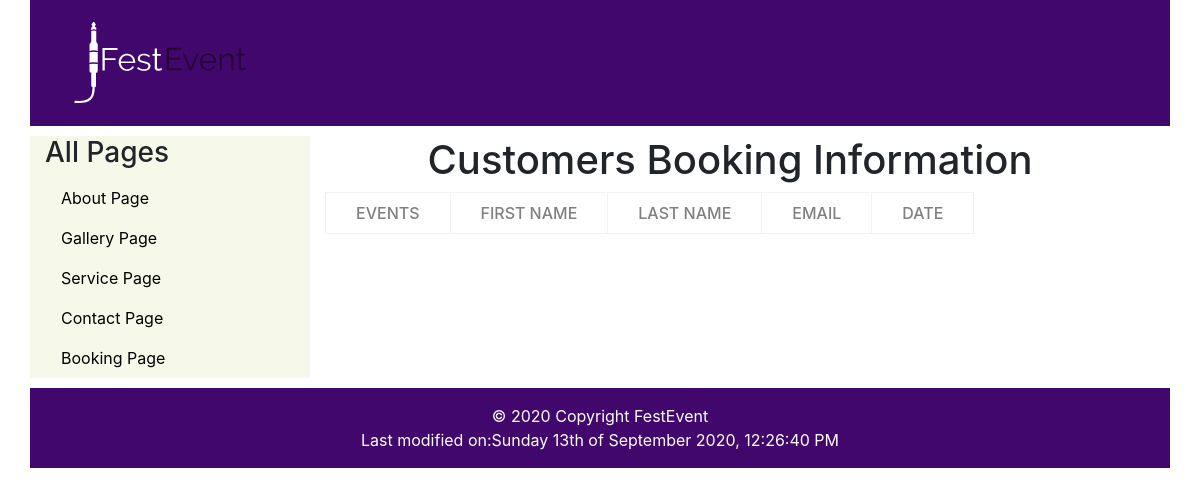
Page /adminbooking.php on the earlier database version.
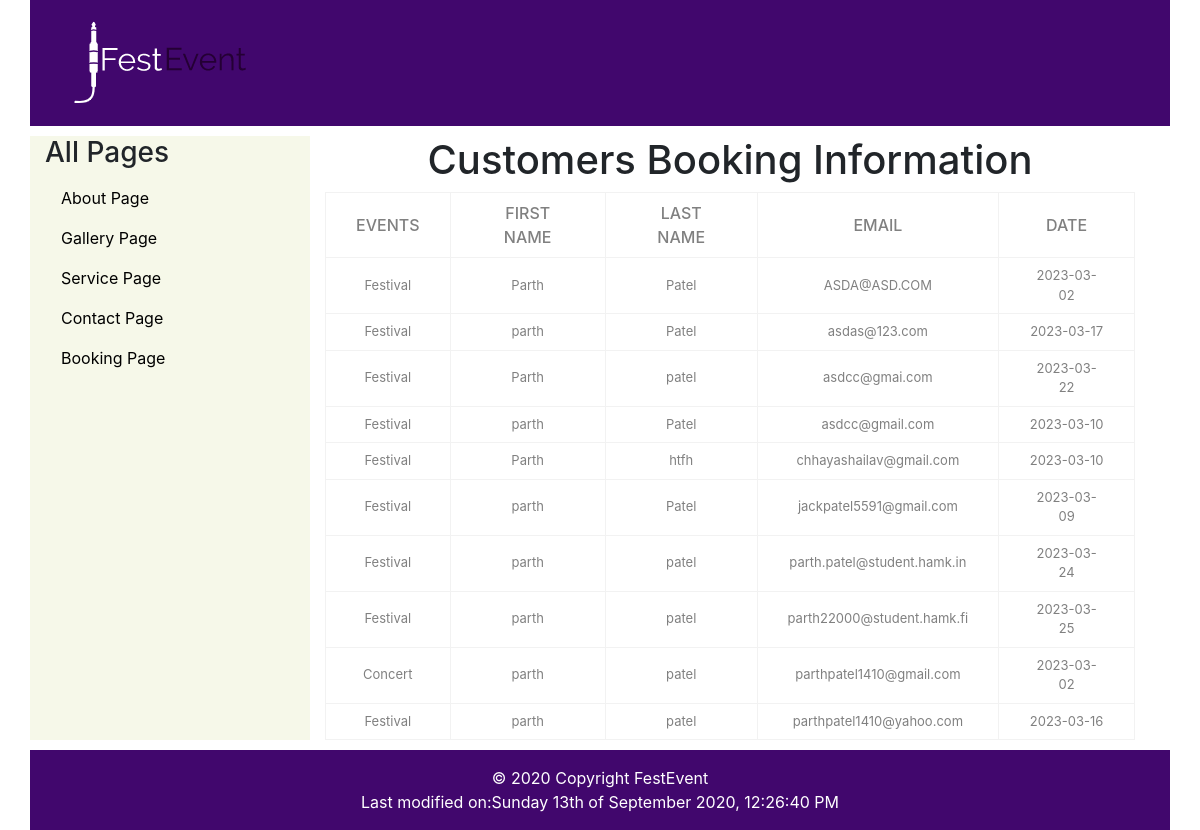
Same page on the later database version.
### tables this page shows
CREATE TABLE `bookinginfo` (
  `events` varchar(60) NOT NULL,
  `fname` varchar(60) NOT NULL,
  `lname` varchar(60) NOT NULL,
  `email` varchar(60) NOT NULL,
  `date` date NOT NULL
);

### adminbooking.php (the view, shortened to what this page needs)
<?php
include "adminheader.php";
?>
<link rel="stylesheet" href="https://cdn.jsdelivr.net/npm/bootstrap@4.3.1/dist/css/bootstrap.min.css">
<body>
    <h1>Customers Booking Information</h1>
    <div class="main">
        <div class="table-content">
            <table>
                <thead>
                    <tr>
                        <th>Events</th>
                        <th>First Name</th>
                        <th>Last Name</th>
                        <th>Email</th>
                        <th>Date</th>
                    </tr>
                </thead>
                <tbody>
                    <?php
                        $selectquery = "select * from bookinginfo";
                        $query=mysqli_query($conn,$selectquery);
                        while($res=mysqli_fetch_array($query)){
                    ?>
                    <tr>
                        <td><?php echo $res['events']; ?></td>
                        <td><?php echo $res['fname']; ?></td>
                        <td><?php echo $res['lname']; ?></td>
                        <td><?php echo $res['email']; ?></td>
                        <td><?php echo $res['date']; ?></td>
                    </tr>
                       <?php } ?>
                </tbody>
            </table>
        </div>
    </div>
</body>
<?php
include "adminfooter.php";
?>

### adminheader.php (shortened to what this page needs)
<!DOCTYPE html>
<html>
<head>
    <link href="https://cdn.jsdelivr.net/npm/bootstrap@5.3.0-alpha1/dist/css/bootstrap.min.css" rel="stylesheet">
</head>
<body>
  <div class="container" >
    <div class="row">
  <nav class="navbar navbar-expand-lg" style="background-color: rgb(65, 7, 109);" >
  <div class="container-fluid">
  <img src="images/LogoMakr-7qPWOZ.jpg" alt="Website name FestEvent">
  </div>
</nav>
</div>
  <div class="row" style="margin-top: 10px; margin-bottom: 10px; margin-right: 5px;">
    <div class="col-sm-3" style="background-color: rgba(228, 235, 194, 0.353);">
      <h3>All Pages</h3>
      <a class="nav-link" href="" style="color:#000000" >About Page</a>
      <a class="nav-link" href="" style="color:#000000" >Gallery Page</a>
      <a class="nav-link" href="" style="color:#000000" >Service Page</a>
      <a class="nav-link" href="admincontact.php" style="color:#000000" >Contact Page</a>
      <a class="nav-link" href="adminbooking.php" style="color:#000000" >Booking Page</a>
    </div>
    <div class="col-sm-9">

### adminfooter.php (shortened to what this page needs)
</div>
</div>
  <div class="row">
<footer style="background-color: rgb(65, 7, 109); color: white;">
  <div class="footer-copyright text-center py-3">© 2020 Copyright FestEvent<br>
<?php
$fname = basename($_SERVER['PHP_SELF']);
$last_modified = filemtime($fname);
echo "Last modified on:" . date('l jS \o\f F Y, h:i:s A', $last_modified);
?>
  </div>
</footer></div>
</div>
    </body>
    </html>

### adminheader.php (style rules this page uses)
a, .nav-link,.navbar-brand { color: white; }

### adminbooking.php (style rules this page uses)
th,td { border:1px solid #f2f2f2; padding: 8px 30px; text-align: center; color:grey; }
th { text-transform: uppercase ; font-weight: 500 ; }
td { font-size:13px; }
h1 { text-align: center; }

Differences in the rows shown:
added bookinginfo: events "Festival", fname "Parth", lname "Patel", email "ASDA@ASD.COM", date "2023-03-02"
added bookinginfo: events "Festival", fname "parth", lname "Patel", email "asdas@123.com", date "2023-03-17"
added bookinginfo: events "Festival", fname "Parth", lname "patel", email "asdcc@gmai.com", date "2023-03-22"
added bookinginfo: events "Festival", fname "parth", lname "Patel", email "asdcc@gmail.com", date "2023-03-10"
added bookinginfo: events "Festival", fname "Parth", lname "htfh", email "chhayashailav@gmail.com", date "2023-03-10"
added bookinginfo: events "Festival", fname "parth", lname "Patel", email "jackpatel5591@gmail.com", date "2023-03-09"
added bookinginfo: events "Festival", fname "parth", lname "patel", email "parth.patel@student.hamk.in", date "2023-03-24"
added bookinginfo: events "Festival", fname "parth", lname "patel", email "parth22000@student.hamk.fi", date "2023-03-25"
added bookinginfo: events "Concert", fname "parth", lname "patel", email "parthpatel1410@gmail.com", date "2023-03-02"
added bookinginfo: events "Festival", fname "parth", lname "patel", email "parthpatel1410@yahoo.com", date "2023-03-16"
